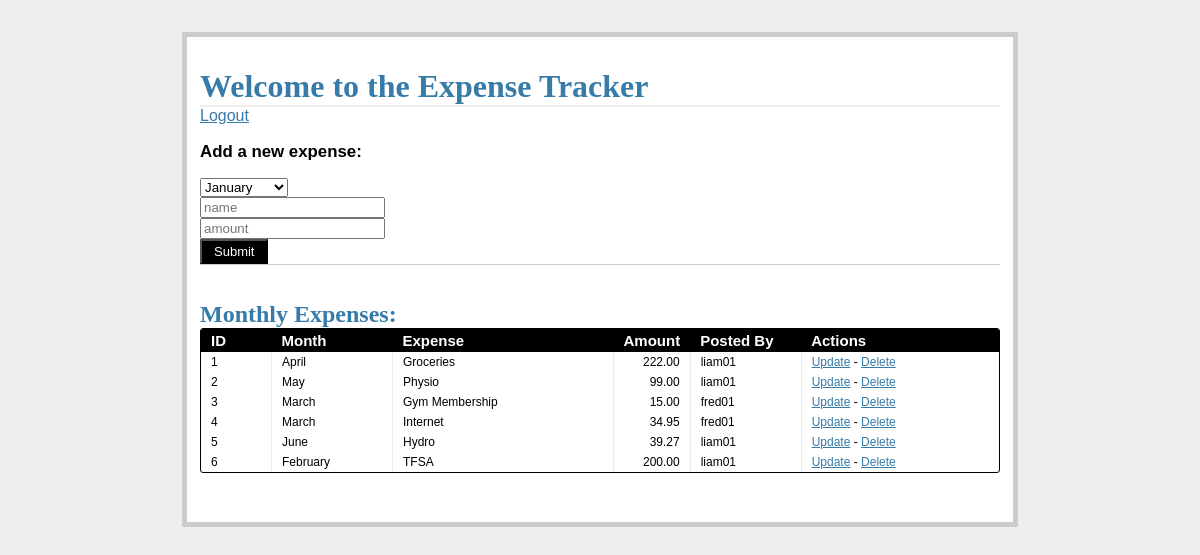
Page /expenses/ (signed in) on the committed database.
### models.py (models this page shows, shortened)
class Expense(db.Model):
    __tablename__ = "expenses"
    id = db.Column(db.Integer, primary_key=True)
    month = db.Column(db.String, nullable=False)
    name = db.Column(db.String, nullable=False)
    amount = db.Column(db.Float, nullable=False)
    user_id = db.Column(db.Integer, db.ForeignKey('users.id'))

class User(db.Model):
    __tablename__ = 'users'
    id = db.Column(db.Integer, primary_key=True)
    name = db.Column(db.String, unique=True, nullable=False)
    email = db.Column(db.String, unique=True, nullable=False)
    password = db.Column(db.String, nullable=False)
    expenses = db.relationship('Expense', backref='poster')

### views.py (the view)
@app.route('/expenses/', methods=['GET','POST'])
@login_required
def expenses():
    return render_template(
        'expenses.html',
        form=AddExpenseForm(request.form),
        open_expenses=open_expenses()
    )

### forms.py
class AddExpenseForm(Form):
    id = IntegerField()
    month = SelectField(
        'Month',
        validators=[DataRequired()],
        choices=[
        ('January', 'January'), ('February', 'February'), ('March', 'March'),
        ('April', 'April'), ('May', 'May'), ('June', 'June'),
        ('July', 'July'), ('August', 'August'), ('September', 'September'),
        ('October', 'October'), ('November', 'November'), ('December', 'December')
        ]
    )
    name = StringField(
        'Expense', validators=[DataRequired()])
    amount = DecimalField('Amount', validators=[DataRequired()])

### views.py (called while the page is built)
def open_expenses():
    return db.session.query(Expense)\
        .order_by(Expense.id.asc())

def login_required(test):
    @wraps(test)
    def wrap(*args, **kwargs):
        if 'logged_in' in session:
            return test(*args, **kwargs)
        else:
            flash('You need to login first.')
            return redirect(url_for('login'))
    return wrap

### templates/expenses.html (shortened to what this page needs)
{% extends "_base.html" %}
{% block content %}
<h1>Welcome to the Expense Tracker</h1>
<a href="{{ url_for('logout') }}">Logout</a>
<div class="add-task">
  <h3>Add a new expense:</h3>
  <form action="{{ url_for('new_expense') }}" method="post" class="inline-form">
    <div class="input-group">
      {{ form.month(placeholder="month") }}
    </div>
    <div class="input-group">
      {{ form.name(placeholder="name") }}
    </div>
    <div class="input-group">
      {{ form.amount(placeholder="amount") }}
    </div>
    <div class="input-group">
      <button class="button" type="submit">Submit</button>
    </div>
</div>
<div class="entries">
  <br>
  <br>
  <h2>Monthly Expenses:</h2>
  <div class="datagrid">
    <table>
      <thead>
        <tr>
          <th width="50px"><strong>ID</strong></th>
          <th width="100px"><strong>Month</strong></th>
          <th width="200px"><strong>Expense</strong></th>
          <th width="50px"><strong>Amount</strong></th>
          <th width="90px"><strong>Posted By</strong></th>
          <th><strong>Actions</strong></th>
        </tr>
      </thead>
      {% for expense in open_expenses %}
        <tr>
          <td width="50px">{{ expense.id }}</td>
          <td width="100px">{{ expense.month }}</td>
          <td width="200px">{{ expense.name }}</td>
          <td width="50px" style="text-align: right;">{{'%0.2f' % expense.amount|float }}</td>
          <td width="90px">{{ expense.poster.name }}</td>
          <td>
            <a href="{{ url_for('update', expense_id = expense.id) }}">Update</a> -
            <a href="{{ url_for('delete', expense_id = expense.id) }}">Delete</a>
          </td>
        </tr>
      {% endfor %}
    </table>
  </div>
  <br>
  <br>
</div>
{% endblock %}

### templates/_base.html (shortened to what this page needs)
<!DOCTYPE html>
<html>
<head>
    <link rel="stylesheet" href="{{ url_for('static', filename='css/main.css') }}">
</head>
<body>
    <div class="page">
        <br>
        {% block content %}
        {% endblock %}
    </div>
</body>
</html>

### static/css/main.css (style rules this page uses)
body { font-family: sans-serif; background: #eee; }
a, h1, h2 { color: #377BA8; }
h1, h2 { font-family: 'Georgia', serif; margin: 0; }
h1 { border-bottom: 2px solid #eee; }
h2 { font-size: 1.5em; }
.page { margin: 2em auto; width: 50em; border: 5px solid #ccc; padding: 0.8em; background: white; }
.entries { list-style: none; margin: 0; padding: 0; }
.add-task { font-size: 0.9em; border-bottom: 1px solid #ccc; }
.datagrid table { border-collapse: collapse; text-align: left; width: 100%; }
.datagrid { background: #fff; overflow: hidden; border: 1px solid #000000; border-radius: 3px; }
.datagrid table td, .datagrid table th { padding: 3px 10px; }
.datagrid table thead th { background-color:#000000; color:#FFFFFF; font-size: 15px; font-weight: bold; }
.datagrid table thead th:first-child { border: none; }
.datagrid table tbody td { color: #000000; border-left: 1px solid #E1EEF4; font-size: 12px; font-weight: normal; }
.datagrid table tbody td:first-child { border-left: none; }
.datagrid table tbody tr:last-child td { border-bottom: none; }
.button { background-color:#000; display:inline-block; color:#ffffff; font-size:13px; padding:3px 12px; margin: 0; text-decoration:none; position:relative; }

### rows in the picture
Expense: id "1", month "April", name "Groceries", amount "222.00", poster.name "liam01"
Expense: id "2", month "May", name "Physio", amount "99.00", poster.name "liam01"
Expense: id "3", month "March", name "Gym Membership", amount "15.00", poster.name "fred01"
Expense: id "4", month "March", name "Internet", amount "34.95", poster.name "fred01"
Expense: id "5", month "June", name "Hydro", amount "39.27", poster.name "liam01"
Expense: id "6", month "February", name "TFSA", amount "200.00", poster.name "liam01"
